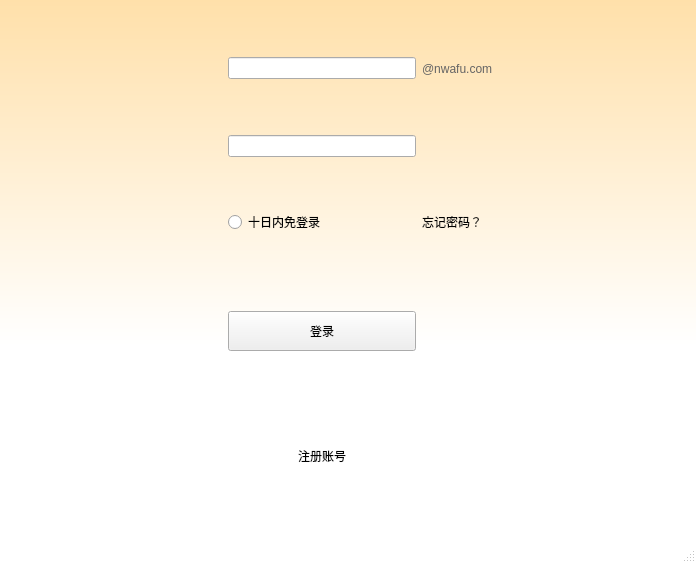
<?xml version="1.0" encoding="UTF-8"?>
<ui version="4.0">
 <class>login</class>
 <widget class="QMainWindow" name="login">
  <property name="geometry">
   <rect>
    <x>0</x>
    <y>0</y>
    <width>696</width>
    <height>563</height>
   </rect>
  </property>
  <property name="minimumSize">
   <size>
    <width>320</width>
    <height>0</height>
   </size>
  </property>
  <property name="windowTitle">
   <string>MainWindow</string>
  </property>
  <property name="styleSheet">
   <string notr="true">#login{background-color: qlineargradient(spread:pad, x1:0, y1:0, x2:0, y2:0.614, stop:0 rgba(255, 224, 170, 255), stop:1 rgba(255, 255, 255, 255));
}
</string>
  </property>
  <widget class="QWidget" name="centralwidget">
   <layout class="QHBoxLayout" name="horizontalLayout">
    <item>
     <layout class="QGridLayout" name="gridLayout">
      <item row="2" column="2">
       <widget class="QRadioButton" name="radioButton">
        <property name="minimumSize">
         <size>
          <width>0</width>
          <height>20</height>
         </size>
        </property>
        <property name="maximumSize">
         <size>
          <width>16777215</width>
          <height>20</height>
         </size>
        </property>
        <property name="cursor">
         <cursorShape>PointingHandCursor</cursorShape>
        </property>
        <property name="text">
         <string>十日内免登录</string>
        </property>
       </widget>
      </item>
      <item row="1" column="1">
       <widget class="QLabel" name="label_3">
        <property name="minimumSize">
         <size>
          <width>25</width>
          <height>25</height>
         </size>
        </property>
        <property name="maximumSize">
         <size>
          <width>25</width>
          <height>25</height>
         </size>
        </property>
        <property name="text">
         <string/>
        </property>
        <property name="pixmap">
         <pixmap resource="res.qrc">:/img/img/passwd.png</pixmap>
        </property>
        <property name="scaledContents">
         <bool>true</bool>
        </property>
       </widget>
      </item>
      <item row="0" column="1">
       <widget class="QLabel" name="label_2">
        <property name="minimumSize">
         <size>
          <width>25</width>
          <height>25</height>
         </size>
        </property>
        <property name="maximumSize">
         <size>
          <width>25</width>
          <height>25</height>
         </size>
        </property>
        <property name="text">
         <string/>
        </property>
        <property name="pixmap">
         <pixmap resource="res.qrc">:/img/img/login.png</pixmap>
        </property>
        <property name="scaledContents">
         <bool>true</bool>
        </property>
       </widget>
      </item>
      <item row="3" column="2">
       <widget class="QPushButton" name="btn_login">
        <property name="minimumSize">
         <size>
          <width>0</width>
          <height>40</height>
         </size>
        </property>
        <property name="maximumSize">
         <size>
          <width>16777215</width>
          <height>40</height>
         </size>
        </property>
        <property name="cursor">
         <cursorShape>PointingHandCursor</cursorShape>
        </property>
        <property name="text">
         <string>登录</string>
        </property>
       </widget>
      </item>
      <item row="2" column="3">
       <widget class="QLabel" name="label_forget">
        <property name="minimumSize">
         <size>
          <width>0</width>
          <height>20</height>
         </size>
        </property>
        <property name="maximumSize">
         <size>
          <width>16777215</width>
          <height>40</height>
         </size>
        </property>
        <property name="cursor">
         <cursorShape>PointingHandCursor</cursorShape>
        </property>
        <property name="text">
         <string>忘记密码？</string>
        </property>
       </widget>
      </item>
      <item row="0" column="3">
       <widget class="QLabel" name="label_com">
        <property name="minimumSize">
         <size>
          <width>0</width>
          <height>25</height>
         </size>
        </property>
        <property name="maximumSize">
         <size>
          <width>16777215</width>
          <height>25</height>
         </size>
        </property>
        <property name="palette">
         <palette>
          <active>
           <colorrole role="WindowText">
            <brush brushstyle="SolidPattern">
             <color alpha="255">
              <red>100</red>
              <green>100</green>
              <blue>100</blue>
             </color>
            </brush>
           </colorrole>
          </active>
          <inactive>
           <colorrole role="WindowText">
            <brush brushstyle="SolidPattern">
             <color alpha="255">
              <red>100</red>
              <green>100</green>
              <blue>100</blue>
             </color>
            </brush>
           </colorrole>
          </inactive>
          <disabled>
           <colorrole role="WindowText">
            <brush brushstyle="SolidPattern">
             <color alpha="255">
              <red>120</red>
              <green>120</green>
              <blue>120</blue>
             </color>
            </brush>
           </colorrole>
          </disabled>
         </palette>
        </property>
        <property name="text">
         <string>@nwafu.com</string>
        </property>
       </widget>
      </item>
      <item row="4" column="2">
       <widget class="QLabel" name="label_newuser">
        <property name="minimumSize">
         <size>
          <width>0</width>
          <height>20</height>
         </size>
        </property>
        <property name="maximumSize">
         <size>
          <width>16777215</width>
          <height>25</height>
         </size>
        </property>
        <property name="cursor">
         <cursorShape>PointingHandCursor</cursorShape>
        </property>
        <property name="text">
         <string>注册账号</string>
        </property>
        <property name="alignment">
         <set>Qt::AlignCenter</set>
        </property>
       </widget>
      </item>
      <item row="0" column="4">
       <spacer name="horizontalSpacer_3">
        <property name="orientation">
         <enum>Qt::Horizontal</enum>
        </property>
        <property name="sizeHint" stdset="0">
         <size>
          <width>40</width>
          <height>20</height>
         </size>
        </property>
       </spacer>
      </item>
      <item row="3" column="3" rowspan="2" colspan="2">
       <widget class="QLabel" name="label">
        <property name="minimumSize">
         <size>
          <width>150</width>
          <height>150</height>
         </size>
        </property>
        <property name="maximumSize">
         <size>
          <width>250</width>
          <height>250</height>
         </size>
        </property>
        <property name="styleSheet">
         <string notr="true">border-image: url(:/background/bg_login3_.jpg);</string>
        </property>
        <property name="text">
         <string/>
        </property>
       </widget>
      </item>
      <item row="1" column="0">
       <spacer name="horizontalSpacer_4">
        <property name="orientation">
         <enum>Qt::Horizontal</enum>
        </property>
        <property name="sizeHint" stdset="0">
         <size>
          <width>40</width>
          <height>20</height>
         </size>
        </property>
       </spacer>
      </item>
      <item row="0" column="2">
       <widget class="QLineEdit" name="textEdit_user"/>
      </item>
      <item row="1" column="2">
       <widget class="QLineEdit" name="textEdit_passwd"/>
      </item>
     </layout>
    </item>
   </layout>
  </widget>
  <widget class="QMenuBar" name="menubar">
   <property name="geometry">
    <rect>
     <x>0</x>
     <y>0</y>
     <width>696</width>
     <height>23</height>
    </rect>
   </property>
  </widget>
  <widget class="QStatusBar" name="statusbar"/>
 </widget>
 <resources>
  <include location="res.qrc"/>
 </resources>
 <connections/>
</ui>
